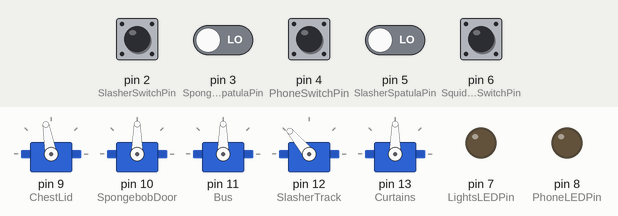
This sketch was run on a simulated Arduino Uno, built with avr-gcc and run on an emulated ATmega328P. Parts: 5 × servo, output pins drawn as LEDs (lit = HIGH). Inputs (shaded band) come from the test bench; at power-on: pin 2 (SlasherSwitchPin), pin 3 (SpongebobSpatulaPin), pin 4 (PhoneSwitchPin), pin 5 (SlasherSpatulaPin), pin 6 (SquidwardSwitchPin) LOW. What the sketch prints to the serial monitor is not drawn.

Above: at 1.2 s.
1.3 s: pin 3 (SpongebobSpatulaPin) driven HIGH
At 2.9 s:
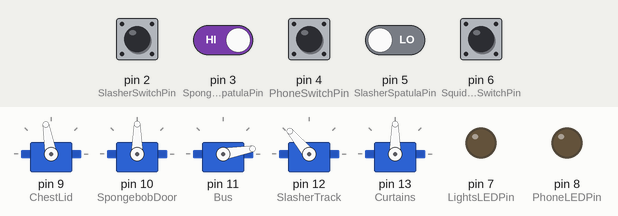
4.3 s: pin 2 (SlasherSwitchPin) pulled HIGH for 0.15 s
At 4.37 s:
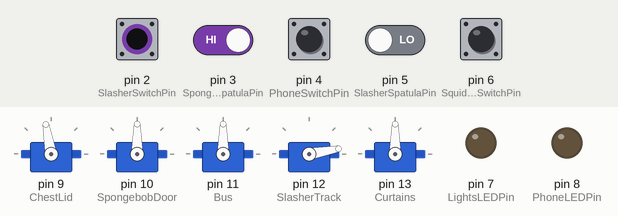
5.9 s: pin 5 (SlasherSpatulaPin) driven HIGH
At 7.1 s:
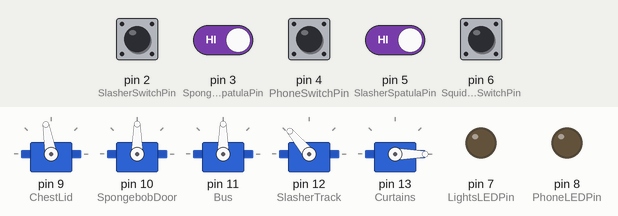
7.4 s: pin 6 (SquidwardSwitchPin) pulled HIGH for 0.15 s
At 7.47 s:
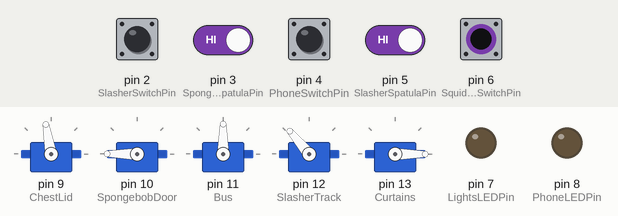
9.0 s: pin 2 (SlasherSwitchPin) pulled HIGH for 1 s
At 9.6 s:
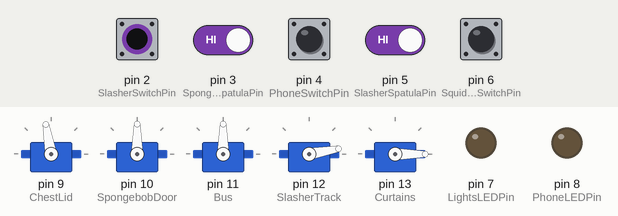
11.5 s: pin 5 (SlasherSpatulaPin) driven LOW
At 12.6 s:
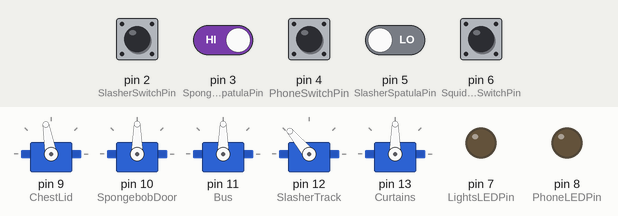
Timing chart, 0 to 14.0 s (numbered marks = the images above; inputs shaded):
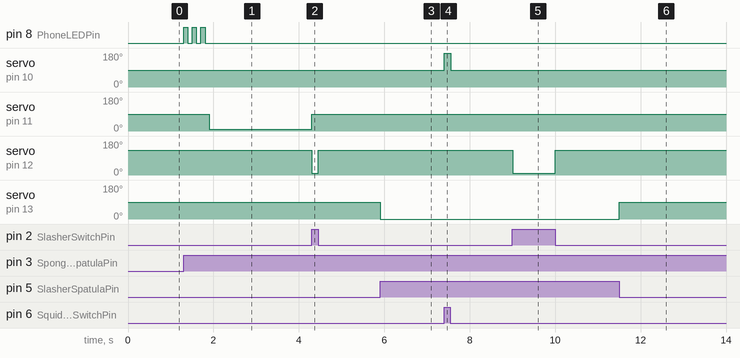

Measured:
- after the input at 1.3 s, pin 8 (PhoneLEDPin): alternates HIGH for 0.10 s and LOW for 0.10 s, 6 changes in all, then stays LOW, starting at once; servo on pin 11 (Bus): 90° → 10° after 0.60 s
- after the input at 4.3 s, servo on pin 11 (Bus): 10° → 90° at once; servo on pin 12 (SlasherTrack): 130° → 10° at once, → 130° 0.15 s later
- after the input at 5.9 s, servo on pin 13 (Curtains): 90° → 0° at once
- after the input at 7.4 s, servo on pin 10 (SpongebobDoor): 90° → 180° at once, → 90° 0.15 s later
- after the input at 9.0 s, servo on pin 12 (SlasherTrack): 130° → 10° at once, → 130° 1.0 s later
- after the input at 11.5 s, servo on pin 13 (Curtains): 0° → 90° at once

The sketch:

OnceUponAnArduino.ino
```cpp
#include <Servo.h>

const int SignSwitchPin = 1;
const int SquidwardSwitchPin = 6;
//const int SpongebobSwitchPin = 3;
const int SpongebobSpatulaPin = 3;
const int PhoneSwitchPin = 4;
const int SlasherSwitchPin = 2;
const int SlasherSpatulaPin = 5;

const int LightsLEDPin = 7;
const int PhoneLEDPin = 8;
bool PreviousPhone = false;
bool PHONE = true;
bool PreviousBus = false;
bool BUS = true;
Servo ChestLid;
Servo SpongebobDoor;
Servo Bus;
Servo SlasherTrack;
//Servo FrontDoors;
Servo Curtains;

void setup() {
  pinMode(SignSwitchPin, INPUT);
  pinMode(SquidwardSwitchPin, INPUT);
  //PinMode(SpongebobSwitchPin, INPUT);
  pinMode(SpongebobSpatulaPin, INPUT);
  pinMode(PhoneSwitchPin, INPUT);
  pinMode(SlasherSwitchPin, INPUT);
  pinMode(SlasherSpatulaPin, INPUT);
  pinMode(LightsLEDPin, OUTPUT);
  pinMode(PhoneLEDPin, OUTPUT);

  ChestLid.attach(9);
  SpongebobDoor.attach(10);
  Bus.attach(11);
  SlasherTrack.attach(12);
  Curtains.attach(13);
  Serial.begin(9600);

}

void loop() {
  Serial.println(SquidwardSwitchPin == LOW);
  //Serial.println(SignSwitchPin == HIGH);
  if(digitalRead(SignSwitchPin)== HIGH){
    ChestLid.write(0);
    digitalWrite(LightsLEDPin, HIGH);
  }
  else{
    ChestLid.write(100);
    digitalWrite(LightsLEDPin, LOW);
  }
  if(digitalRead(SquidwardSwitchPin)== HIGH){
    SpongebobDoor.write(180);

  }
  else{
    SpongebobDoor.write(90);
  }
  if(digitalRead(SpongebobSpatulaPin)== HIGH){
    //insert LED code
      if(PHONE != PreviousPhone){
      for(int i = 0; i<3; i++){
      digitalWrite(PhoneLEDPin, HIGH);
      delay(100);
      digitalWrite(PhoneLEDPin, LOW);
      delay(100);
      }
      }
      else{

      }
      if(digitalRead(PhoneSwitchPin)== LOW){
    if(BUS != PreviousBus){
      Bus.write(10);}
    else{
      Bus.write(90);
    }
    //Lights start flashing
    PHONE = false;
    PreviousPhone = PHONE;
    digitalWrite(LightsLEDPin, LOW);
  }
  else{

    //lights stop flashing
    digitalWrite(LightsLEDPin, LOW);
  }

      //digitalWrite(PhoneLEDPin, LOW);

  }
  else{
    //LED off
    digitalWrite(PhoneLEDPin, LOW);
  }


  if(digitalRead(SlasherSwitchPin)== HIGH){
    SlasherTrack.write(10);
    BUS = false;
    PreviousBus = BUS;
      //FrontDoors.write(90);

  }
  else{
    SlasherTrack.write(130);
    //FrontDoors.write(0);
  }
  if(digitalRead(SlasherSpatulaPin)== HIGH){
  Curtains.write(0);
  }
  else{
    Curtains.write(90);
  }
 /* delay(10);
  ChestLid.write(100);
  SlasherTrack.write(100);
  Bus.write(90);
  SpongebobDoor.write(90);
  Curtains.write(90);
  digitalWrite(LightsLEDPin, LOW);
  */


}
```
